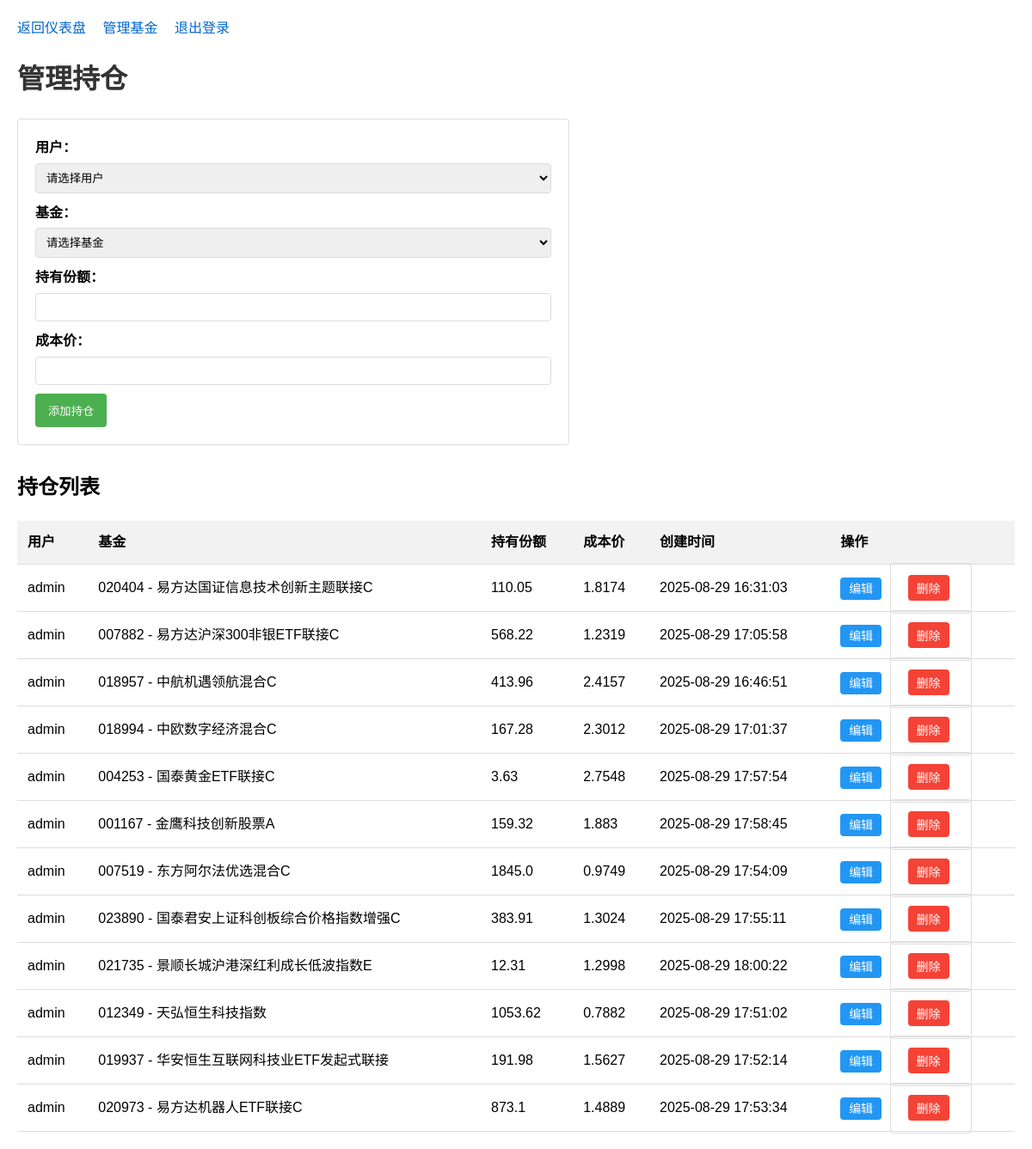
Page /manage_positions (signed in) on the committed database.
### simple_app.py (models this page shows)
class Position(db.Model):
    id = db.Column(db.Integer, primary_key=True)
    user_id = db.Column(db.Integer, db.ForeignKey('user.id'), nullable=False)
    fund_id = db.Column(db.Integer, db.ForeignKey('fund.id'), nullable=False)
    shares = db.Column(db.Float, default=0.0)
    cost_price = db.Column(db.Float)
    created_at = db.Column(db.DateTime, default=datetime.utcnow)

class User(UserMixin, db.Model):
    id = db.Column(db.Integer, primary_key=True)
    username = db.Column(db.String(80), unique=True, nullable=False)
    password = db.Column(db.String(200), nullable=False)
    is_main_account = db.Column(db.Boolean, default=False)
    principal = db.Column(db.Float, default=0.0)
    positions = db.relationship('Position', backref='user', lazy=True)
    profits = db.relationship('Profit', backref='user', lazy=True)

class Fund(db.Model):
    id = db.Column(db.Integer, primary_key=True)
    code = db.Column(db.String(20), unique=True, nullable=False)
    name = db.Column(db.String(100), nullable=False)
    fund_type = db.Column(db.String(50))
    latest_nav = db.Column(db.Float)
    nav_date = db.Column(db.DateTime)
    positions = db.relationship('Position', backref='fund', lazy=True)

### simple_app.py (the view, shortened to what this page needs)
@app.route('/manage_positions', methods=['GET', 'POST'])
@login_required
def manage_positions():
    if not current_user.is_main_account:
        flash('只有管理员账户可以访问此页面', 'error')
        return redirect(url_for('dashboard'))
    users = User.query.all()
    funds = Fund.query.all()
    editing_position = None
    if request.args.get('edit'):
        position_id = request.args.get('edit')
        editing_position = Position.query.get(position_id)
        if not editing_position:
            flash('未找到该持仓', 'error')
            return redirect(url_for('manage_positions'))
    positions = Position.query.order_by(Position.user_id, Position.fund_id).all()
    return render_template('manage_positions.html',
                           positions=positions,
                           users=users,
                           funds=funds,
                           editing_position=editing_position)

### simple_app.py (called while the page is built)
@login_manager.user_loader
def load_user(user_id):
    return User.query.get(int(user_id))

### templates/manage_positions.html (shortened to what this page needs)
<!DOCTYPE html>
<html lang="zh-CN">
<head>
</head>
<body>
    <div class="nav">
        <a href="{{ url_for('dashboard') }}">返回仪表盘</a>
        <a href="{{ url_for('manage_funds') }}">管理基金</a>
        <a href="{{ url_for('logout') }}">退出登录</a>
    </div>
    <h1>管理持仓</h1>
    <form method="POST">
        <label for="user_id">用户：</label>
        <select id="user_id" name="user_id" required>
            <option value="">请选择用户</option>
        </select>
        <label for="fund_id">基金：</label>
        <select id="fund_id" name="fund_id" required>
            <option value="">请选择基金</option>
        </select>
        <label for="shares">持有份额：</label>
        <input type="number" id="shares" name="shares" step="0.0001" min="0" value="{{ editing_position.shares if editing_position else '' }}" required>
        <label for="cost_price">成本价：</label>
        <input type="number" id="cost_price" name="cost_price" step="0.0001" min="0" value="{{ editing_position.cost_price if editing_position else '' }}" required>
        <button type="submit">{{ '更新持仓' if editing_position else '添加持仓' }}</button>
    </form>
    <h2>持仓列表</h2>
    <table>
        <thead>
            <tr>
                <th>用户</th>
                <th>基金</th>
                <th>持有份额</th>
                <th>成本价</th>
                <th>创建时间</th>
                <th>操作</th>
            </tr>
        </thead>
        <tbody>
            {% if positions %}
                {% for position in positions %}
                    <tr>
                        <td>{{ position.user.username }}</td>
                        <td>{{ position.fund.code }} - {{ position.fund.name }}</td>
                        <td>{{ position.shares }}</td>
                        <td>{{ position.cost_price }}</td>
                        <td>{{ position.created_at.strftime('%Y-%m-%d %H:%M:%S') }}</td>
                        <td>
                            <a href="{{ url_for('manage_positions', edit=position.id) }}" class="action-btn edit-btn">编辑</a>
                            <form method="POST" action="{{ url_for('delete_position', position_id=position.id) }}" style="display: inline;">
                                <button type="submit" class="action-btn delete-btn" onclick="return confirm('确定要删除该持仓吗？');">删除</button>
                            </form>
                        </td>
                    </tr>
                {% endfor %}
            {% else %}
                <tr>
                    <td colspan="6">暂无持仓数据</td>
                </tr>
            {% endif %}
        </tbody>
    </table>
</body>
</html>

### templates/manage_positions.html (style rules this page uses)
body { font-family: Arial, sans-serif; margin: 20px; line-height: 1.6; }
h1 { color: #333; margin-bottom: 20px; }
.nav { margin-bottom: 20px; }
.nav a { margin-right: 15px; text-decoration: none; color: #0066cc; }
form { margin-bottom: 30px; padding: 20px; border: 1px solid #ddd; border-radius: 4px; max-width: 600px; }
label { display: block; margin-bottom: 5px; font-weight: bold; }
input, select { width: 100%; padding: 8px; margin-bottom: 10px; border: 1px solid #ddd; border-radius: 4px; box-sizing: border-box; }
button { padding: 10px 15px; background-color: #4CAF50; color: white; border: none; border-radius: 4px; cursor: pointer; }
table { width: 100%; border-collapse: collapse; margin-top: 20px; }
th, td { padding: 12px; text-align: left; border-bottom: 1px solid #ddd; }
th { background-color: #f2f2f2; }
.action-btn { padding: 5px 10px; text-decoration: none; border-radius: 4px; margin-right: 5px; font-size: 14px; }
.edit-btn { background-color: #2196F3; color: white; }
.delete-btn { background-color: #f44336; color: white; }

### rows in the picture
Position: user.username "admin", fund.code "020404", fund.name "易方达国证信息技术创新主题联接C", shares "110.05", cost_price "1.8174", created_at "2025-08-29 16:31:03"
Position: user.username "admin", fund.code "007882", fund.name "易方达沪深300非银ETF联接C", shares "568.22", cost_price "1.2319", created_at "2025-08-29 17:05:58"
Position: user.username "admin", fund.code "018957", fund.name "中航机遇领航混合C", shares "413.96", cost_price "2.4157", created_at "2025-08-29 16:46:51"
Position: user.username "admin", fund.code "018994", fund.name "中欧数字经济混合C", shares "167.28", cost_price "2.3012", created_at "2025-08-29 17:01:37"
Position: user.username "admin", fund.code "004253", fund.name "国泰黄金ETF联接C", shares "3.63", cost_price "2.7548", created_at "2025-08-29 17:57:54"
Position: user.username "admin", fund.code "001167", fund.name "金鹰科技创新股票A", shares "159.32", cost_price "1.883", created_at "2025-08-29 17:58:45"
Position: user.username "admin", fund.code "007519", fund.name "东方阿尔法优选混合C", shares "1845.0", cost_price "0.9749", created_at "2025-08-29 17:54:09"
Position: user.username "admin", fund.code "023890", fund.name "国泰君安上证科创板综合价格指数增强C", shares "383.91", cost_price "1.3024", created_at "2025-08-29 17:55:11"
Position: user.username "admin", fund.code "021735", fund.name "景顺长城沪港深红利成长低波指数E", shares "12.31", cost_price "1.2998", created_at "2025-08-29 18:00:22"
Position: user.username "admin", fund.code "012349", fund.name "天弘恒生科技指数", shares "1053.62", cost_price "0.7882", created_at "2025-08-29 17:51:02"
Position: user.username "admin", fund.code "019937", fund.name "华安恒生互联网科技业ETF发起式联接", shares "191.98", cost_price "1.5627", created_at "2025-08-29 17:52:14"
Position: user.username "admin", fund.code "020973", fund.name "易方达机器人ETF联接C", shares "873.1", cost_price "1.4889", created_at "2025-08-29 17:53:34"

### other values in the picture
{{ '更新持仓' if editing_position else '添加持仓' }} "添加持仓"
